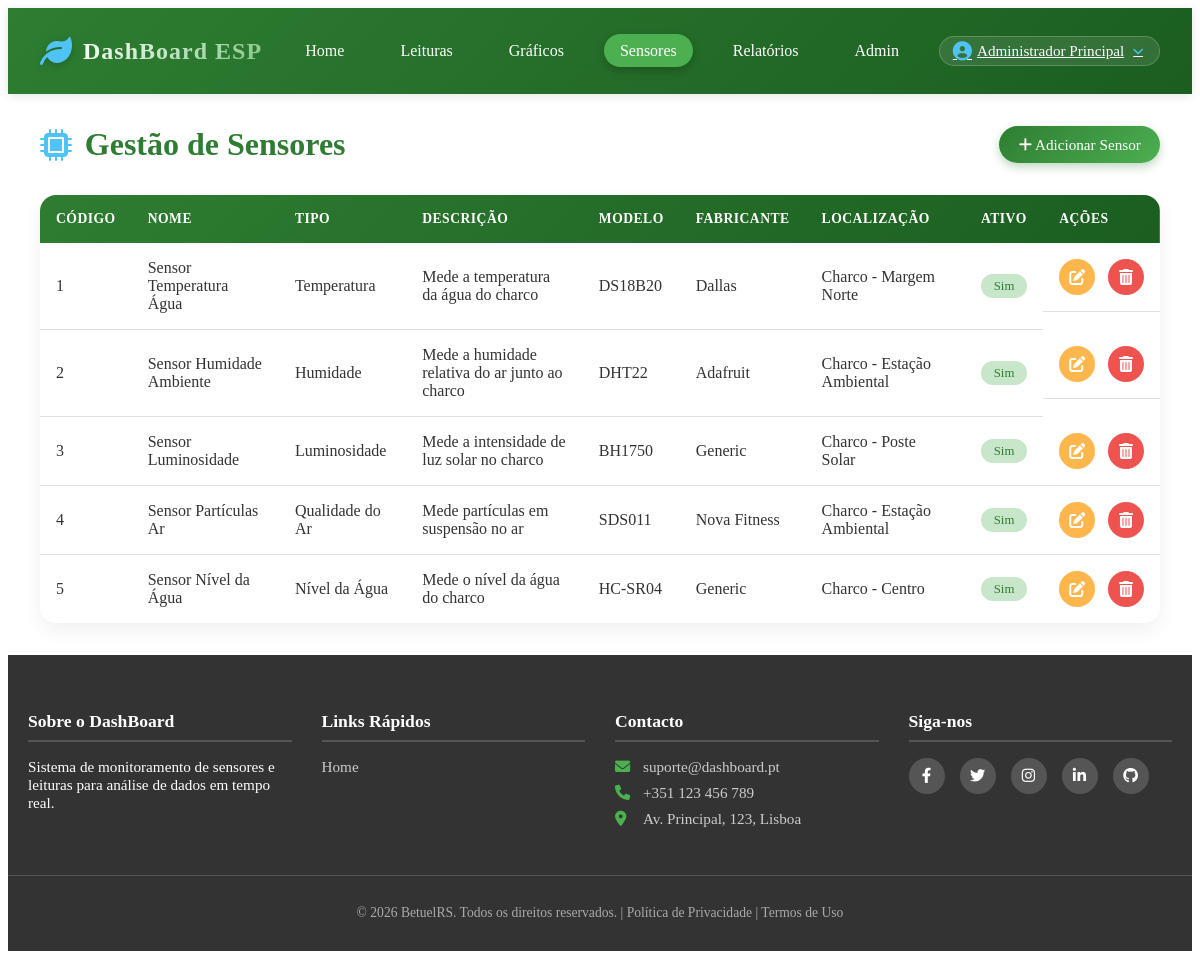
Page /SN/Sensores.php (signed in) on the committed database.
### tables this page shows
CREATE TABLE IF NOT EXISTS `sensores` (
  `cod_sensor` int NOT NULL AUTO_INCREMENT,
  `nome` varchar(100) NOT NULL,
  `tipo` varchar(50) NOT NULL,
  `descricao` text,
  `localizacao` varchar(100) DEFAULT NULL,
  `modelo` varchar(50) DEFAULT NULL,
  `fabricante` varchar(50) DEFAULT NULL,
  `data_instalacao` date DEFAULT NULL,
  `ativo` tinyint(1) DEFAULT '1',
  PRIMARY KEY (`cod_sensor`)
);

### SN/Sensores.php (the view, shortened to what this page needs)
<?php
include BASE_PATH . 'db.php';
?>
<!DOCTYPE html>
<html lang="pt">
<head>
    <link rel="stylesheet" href="<?= BASE_URL ?>assets/styles.css">
    <link rel="stylesheet" href="https://cdnjs.cloudflare.com/ajax/libs/font-awesome/6.0.0-beta3/css/all.min.css">
</head>
<body>
    <?php include '../struct/header.php'; ?>
    <main class="sensors-main">
        <div class="page-header">
            <h1><i class="fas fa-microchip"></i> Gestão de Sensores</h1>
            <?php if (!empty($_SESSION['user_admin'])): ?>
            <a href="<?= BASE_URL ?>SN/SN_add.php" class="btn btn-primary">
                <i class="fas fa-plus"></i> Adicionar Sensor
            </a>
            <?php endif; ?>
        </div>
        <div class="table-responsive">
            <table class="sensors-table">
                <thead>
                    <tr>
                        <th>Código</th>
                        <th>Nome</th>
                        <th>Tipo</th>
                        <th>Descrição</th>
                        <th>Modelo</th>
                        <th>Fabricante</th>
                        <th>Localização</th>
                        <th>Ativo</th>
                        <th>Ações</th>
                    </tr>
                </thead>
                <tbody>
                    <?php
                    $sql = "SELECT cod_sensor, nome, tipo, descricao, modelo, fabricante, localizacao, ativo FROM sensores";
                    $result = $conn->query($sql);
                    if ($result->num_rows > 0):
                        while ($row = $result->fetch_assoc()):
                    ?>
                    <tr>
                        <td><?= $row['cod_sensor'] ?></td>
                        <td><?= htmlspecialchars($row['nome']) ?></td>
                        <td><?= htmlspecialchars($row['tipo']) ?></td>
                        <td><?= htmlspecialchars($row['descricao']) ?></td>
                        <td><?= htmlspecialchars($row['modelo']) ?></td>
                        <td><?= htmlspecialchars($row['fabricante']) ?></td>
                        <td><?= htmlspecialchars($row['localizacao']) ?></td>
                        <td>
                            <span class="status <?= $row['ativo'] ? 'status-active' : 'status-inactive' ?>">
                                <?= $row['ativo'] ? 'Sim' : 'Não' ?>
                            </span>
                        </td>
                        <td class="actions">
                            <?php if (!empty($_SESSION['user_admin'])): ?>
                            <a href="<?= BASE_URL ?>SN/SN_editar.php?cod_sensor=<?= $row['cod_sensor'] ?>" class="btn-icon btn-edit" title="Editar">
                                <i class="fas fa-edit"></i>
                            </a>
                            <a href="<?= BASE_URL ?>SN/SN_excluir.php?cod_sensor=<?= $row['cod_sensor'] ?>" class="btn-icon btn-delete" title="Excluir" onclick="return confirm('Tem certeza que deseja excluir este sensor?');">
                                <i class="fas fa-trash-alt"></i>
                            </a>
                            <?php endif; ?>
                        </td>
                    </tr>
                    <?php
                        endwhile;
                    else:
                    ?>
                    <tr>
                        <td colspan="9" class="no-data">Nenhum sensor encontrado.</td>
                    </tr>
                    <?php endif; ?>
                </tbody>
            </table>
        </div>
    </main>
    <?php include '../struct/footer.php'; ?>
</body>
</html>

### assets/styles.css (style rules this page uses)
:root { --primary-green: #2e7d32; --light-green: #4caf50; --accent-green: #81c784; --water-blue: #4fc3f7; --earth-brown: #8d6e63; --white: #ffffff; --off-white: #f5f5f5; --dark-gray: #333333; --light-gray: #e0e0e0; --shadow: 0 2px 10px rgba(0, 0, 0, 0.1); }
.sensors-main, .form-main { max-width: 1400px; margin: 2rem auto; padding: 0 2rem; }
.page-header { display: flex; justify-content: space-between; align-items: center; margin-bottom: 2rem; flex-wrap: wrap; gap: 1rem; }
.page-header h1 { font-size: 2rem; color: var(--primary-green); display: flex; align-items: center; gap: 0.8rem; margin: 0; }
.page-header h1 i { color: var(--water-blue); }
.btn { display: inline-flex; align-items: center; gap: 0.5rem; padding: 0.6rem 1.2rem; border-radius: 30px; font-weight: 500; text-decoration: none; transition: all 0.3s ease; border: none; cursor: pointer; font-size: 0.95rem; }
.btn-primary { background: linear-gradient(135deg, var(--primary-green), #1b5e20); color: white; box-shadow: 0 4px 10px rgba(46, 125, 50, 0.3); }
.table-responsive { overflow-x: auto; border-radius: 16px; box-shadow: 0 8px 20px rgba(0, 0, 0, 0.06); }
.sensors-table { width: 100%; border-collapse: collapse; background: white; min-width: 800px; }
.sensors-table thead { background: linear-gradient(135deg, var(--primary-green), #1b5e20); color: white; }
.sensors-table th { padding: 1rem; font-weight: 600; text-transform: uppercase; font-size: 0.85rem; letter-spacing: 0.5px; text-align: left; }
.sensors-table td { padding: 1rem; border-bottom: 1px solid var(--light-gray); color: var(--dark-gray); }
.sensors-table tbody tr:last-child td { border-bottom: none; }
.status { display: inline-block; padding: 0.3rem 0.8rem; border-radius: 20px; font-size: 0.8rem; font-weight: 500; text-align: center; }
.status-active { background-color: #c8e6c9; color: #2e7d32; }
.actions { display: flex; gap: 0.8rem; }
.btn-icon { display: inline-flex; align-items: center; justify-content: center; width: 36px; height: 36px; border-radius: 50%; color: white; text-decoration: none; transition: all 0.3s ease; }
.btn-edit { background-color: #ffb74d; }
.btn-delete { background-color: #ef5350; }
.btn { display: inline-block; padding: 0.6rem 1.2rem; border-radius: 25px; text-decoration: none; font-weight: 500; transition: all 0.3s ease; border: none; cursor: pointer; font-size: 0.95rem; }
.btn-primary { background: linear-gradient(135deg, var(--primary-green), var(--light-green)); color: white; box-shadow: 0 4px 10px rgba(46, 125, 50, 0.3); }

### rows in the picture
sensores: cod_sensor "1", nome "Sensor Temperatura Água", tipo "Temperatura", descricao "Mede a temperatura da água do charco", modelo "DS18B20", fabricante "Dallas", localizacao "Charco - Margem Norte", ativo "Sim"
sensores: cod_sensor "2", nome "Sensor Humidade Ambiente", tipo "Humidade", descricao "Mede a humidade relativa do ar junto ao charco", modelo "DHT22", fabricante "Adafruit", localizacao "Charco - Estação Ambiental", ativo "Sim"
sensores: cod_sensor "3", nome "Sensor Luminosidade", tipo "Luminosidade", descricao "Mede a intensidade de luz solar no charco", modelo "BH1750", fabricante "Generic", localizacao "Charco - Poste Solar", ativo "Sim"
sensores: cod_sensor "4", nome "Sensor Partículas Ar", tipo "Qualidade do Ar", descricao "Mede partículas em suspensão no ar", modelo "SDS011", fabricante "Nova Fitness", localizacao "Charco - Estação Ambiental", ativo "Sim"
sensores: cod_sensor "5", nome "Sensor Nível da Água", tipo "Nível da Água", descricao "Mede o nível da água do charco", modelo "HC-SR04", fabricante "Generic", localizacao "Charco - Centro", ativo "Sim"

### other values in the picture
$_SESSION['user_name'] "Administrador Principal"
